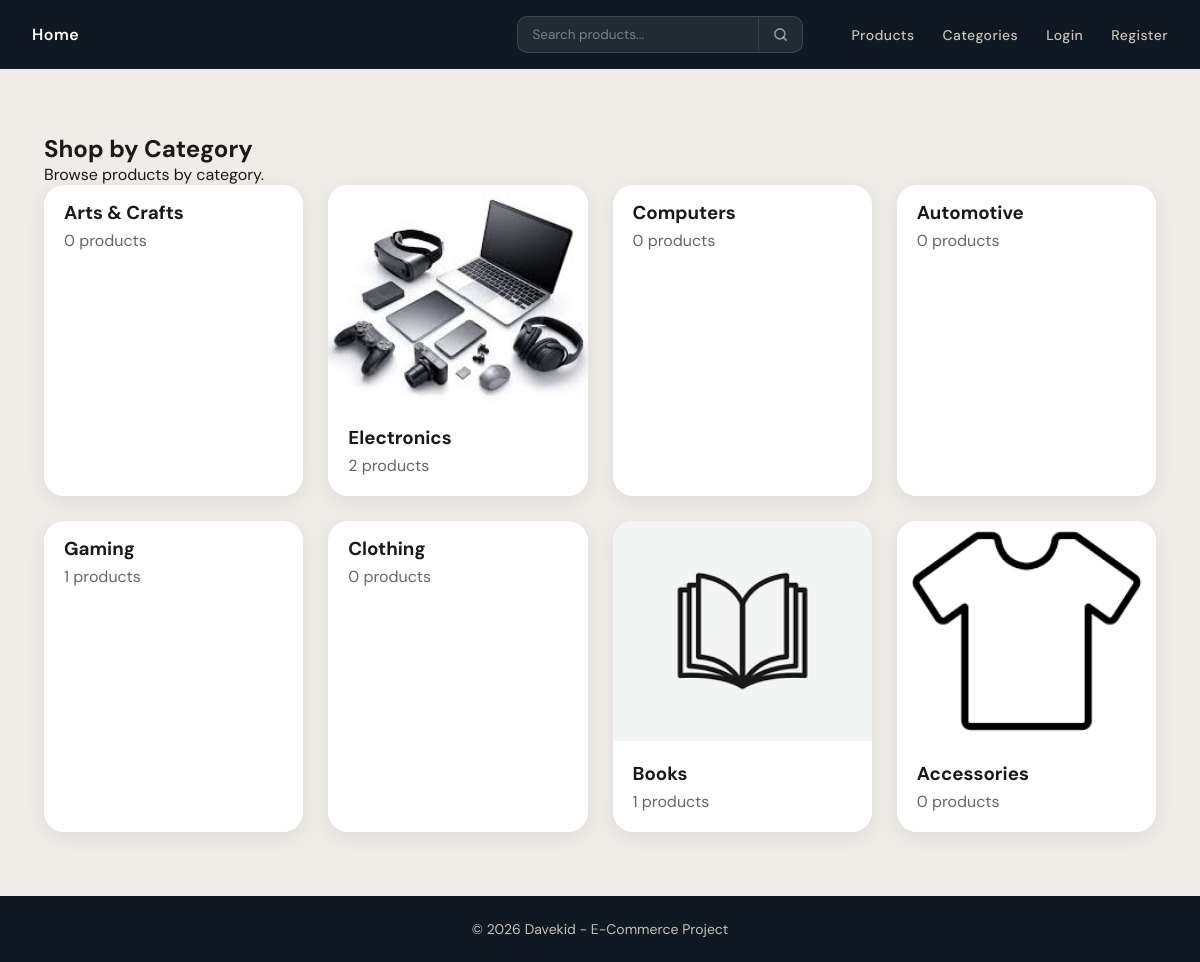
The page /categories/ on the database as committed earlier.
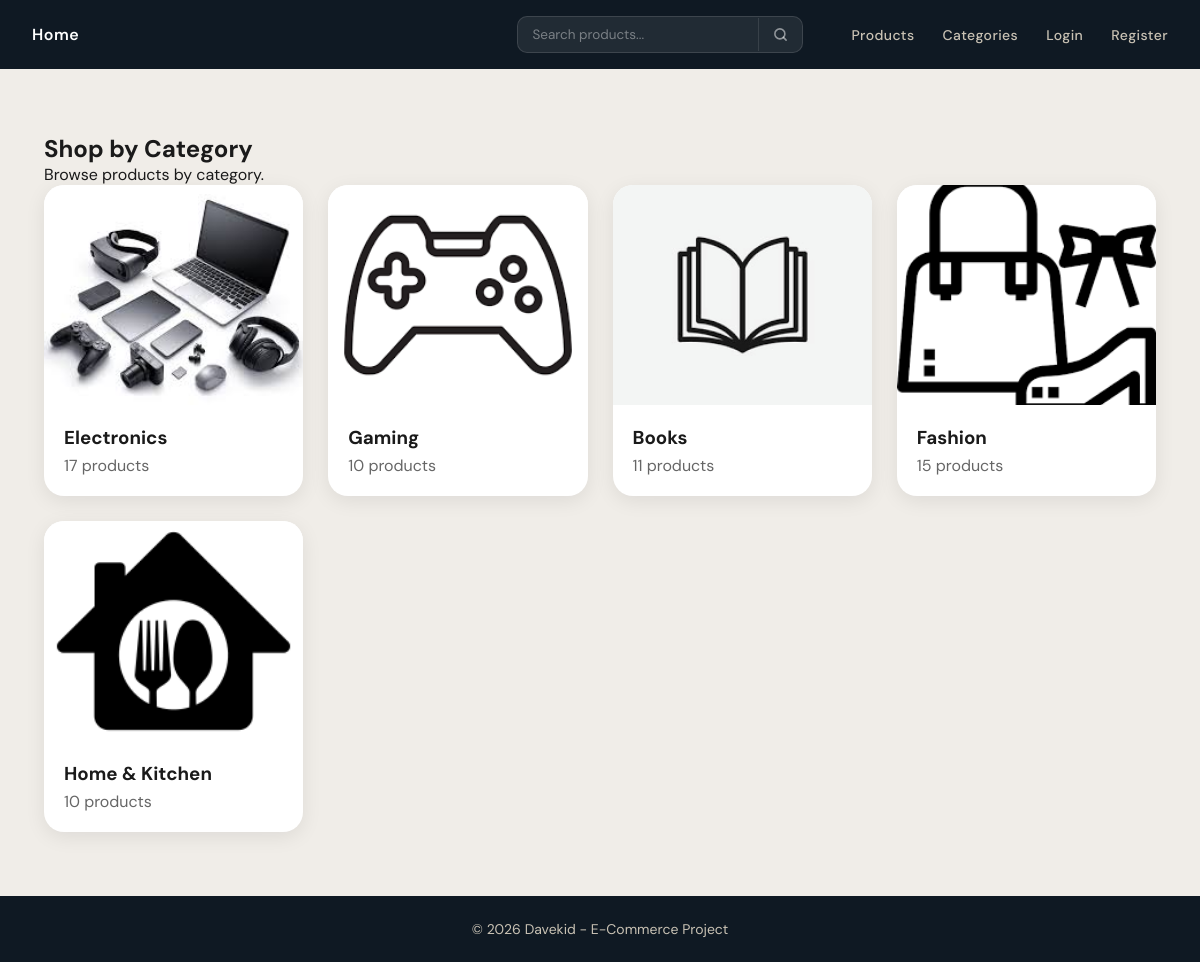
The same page on the database as committed later.
### core/models.py (models this page shows, shortened)
class Category(models.Model):
    name = models.CharField(max_length=100, unique=True)
    slug = models.SlugField(unique=True)
    image = models.ImageField(
        upload_to="categories/",
        blank=True,
        null=True
    )
    description = models.TextField(
        blank=True,
        null=True
    )

### core/views.py (the view)
# urls.py: path("categories/", views.category_list, name="category_list"),
def category_list(request):
    categories = Category.objects.all()
    return render(
        request, "core/category_list.html", {"categories": categories}
    )

### core/templates/core/category_list.html (shortened to what this page needs)
{% extends "base.html" %}
{% block content %}
<section class="categories-page">
    <div class="section-header">
        <h1>
            Shop by Category
        </h1>
        <p>
            Browse products by category.
        </p>
    </div>
    <div class="category-grid">
        {% for category in categories %}
        <a
            href="{% url 'category_detail' category.slug %}"
            class="category-card"
        >
            {% if category.image %}
            <img
                src="{{ category.image.url }}"
                alt="{{ category.name }}"
            >
            {% endif %}
            <h3>
                {{ category.name }}
            </h3>
            <p>
                {{ category.products.count }}
                products
            </p>
        </a>
        {% endfor %}
    </div>
</section>
{% endblock %}

### templates/base.html (shortened to what this page needs)
<!DOCTYPE html>
<html lang="en">
<head>
    {% load static %}
    <link rel="stylesheet" href="{% static 'core/css/main.css' %}">
</head>
<body>
    {% include "includes/navbar.html" %}
    <main>
        {% block content %}
        {% endblock %}
    </main>
    {% include "includes/footer.html" %}
</body>
</html>

### templates/includes/navbar.html
<nav>
    <a href="{% url 'home' %}">
        Home
    </a>
    <form action="{% url 'search_products' %}" method="GET" class="search-form">
        <input type="text" name="q" placeholder="Search products...">
        <button type="submit">
            <svg xmlns="http://www.w3.org/2000/svg" width="15" height="15" viewBox="0 0 24 24" fill="none" stroke="currentColor" stroke-width="2.5" stroke-linecap="round" stroke-linejoin="round">
                <circle cx="11" cy="11" r="8"/><line x1="21" y1="21" x2="16.65" y2="16.65"/>
            </svg>
        </button>
    </form>
    <a href="{% url 'product_list' %}">
        Products
    </a>
    <a href="{% url 'category_list' %}">
        Categories
    </a>
    {% if user.is_authenticated %}
        <a href="{% url 'profile' %}">
            {{ user.username }}
        </a>
        <a href="{% url 'logout' %}">
            Logout
        </a>
    {% else %}
        <a href="{% url 'login' %}">
            Login
        </a>
        <a href="{% url 'register' %}">
            Register
        </a>
    {% endif %}
</nav>

### templates/includes/footer.html
<footer>
    <p>© 2026 Davekid - E-Commerce Project</p>
</footer>

### core/static/core/css/main.css (style rules this page uses)
* { margin: 0; padding: 0; box-sizing: border-box; }
body { background: #f0ede8; color: #1a1a1a; font-family: 'DM Sans', sans-serif; display: flex; flex-direction: column; min-height: 100vh; }
main { padding: 24px; flex: 1; }
nav { background: #0f1923; display: flex; gap: 28px; padding: 16px 32px; align-items: center; }
nav a { color: #c9c2b4; text-decoration: none; font-size: 14px; font-weight: 500; letter-spacing: 0.03em; transition: color 0.2s; }
nav a:first-child { color: white; font-weight: 600; margin-right: auto; font-size: 16px; }
footer { background: #0f1923; color: #c9c2b4; text-align: center; padding: 24px; margin-top: 48px; font-size: 14px; }
footer { background: #0f1923; color: #c9c2b4; text-align: center; padding: 24px; margin-top: 0; font-size: 14px; }
.categories-page { max-width:1200px; margin:auto; padding:40px 20px; }
.category-grid { display:grid; grid-template-columns: repeat(auto-fit,minmax(250px,1fr)); gap:25px; }
.category-card { background:#fff; border-radius:20px; overflow:hidden; text-decoration:none; color:inherit; box-shadow:0 5px 20px rgba(0,0,0,.08); transition:.3s; }
.category-card img { width:100%; height:220px; object-fit:cover; }
.category-card h3 { padding:15px 20px 5px; }
.category-card p { padding:0 20px 20px; color:#666; }
.search-form { display: flex; align-items: center; margin-left: auto; margin-right: 20px; background: rgba(255, 255, 255, 0.08); border: 1px solid rgba(255, 255, 255, 0.12); border-radius: 10px; transition: border-color 0.2s, background 0.2s; overflow: hidden; }
.search-form input { padding: 9px 14px; border: none; background: transparent; width: 240px; outline: none; font-family: 'DM Sans', sans-serif; font-size: 13.5px; color: white; }
.search-form input::placeholder { color: rgba(255, 255, 255, 0.4); }
.search-form button { border: none; background: transparent; padding: 9px 14px; cursor: pointer; color: rgba(255, 255, 255, 0.5); display: flex; align-items: center; justify-content: center; transition: color 0.2s; border-left: 1px solid rgba(255, 255, 255, 0.1); }

Rows that differ between the two databases and show on the page:
removed Category: name "Arts & Crafts", products.count "0"
removed Category: name "Computers", products.count "0"
removed Category: name "Automotive", products.count "0"
removed Category: name "Clothing", products.count "0"
removed Category: image (picture), name "Accessories", products.count "0"
computed for Category "Electronics": products.count "2" → "17"
changed Category "Gaming": image: picture added; products.count "1" → "10"
computed for Category "Books": products.count "1" → "11"
added Category: image (picture), name "Fashion", products.count "15"
added Category: image (picture), name "Home & Kitchen", products.count "10"
